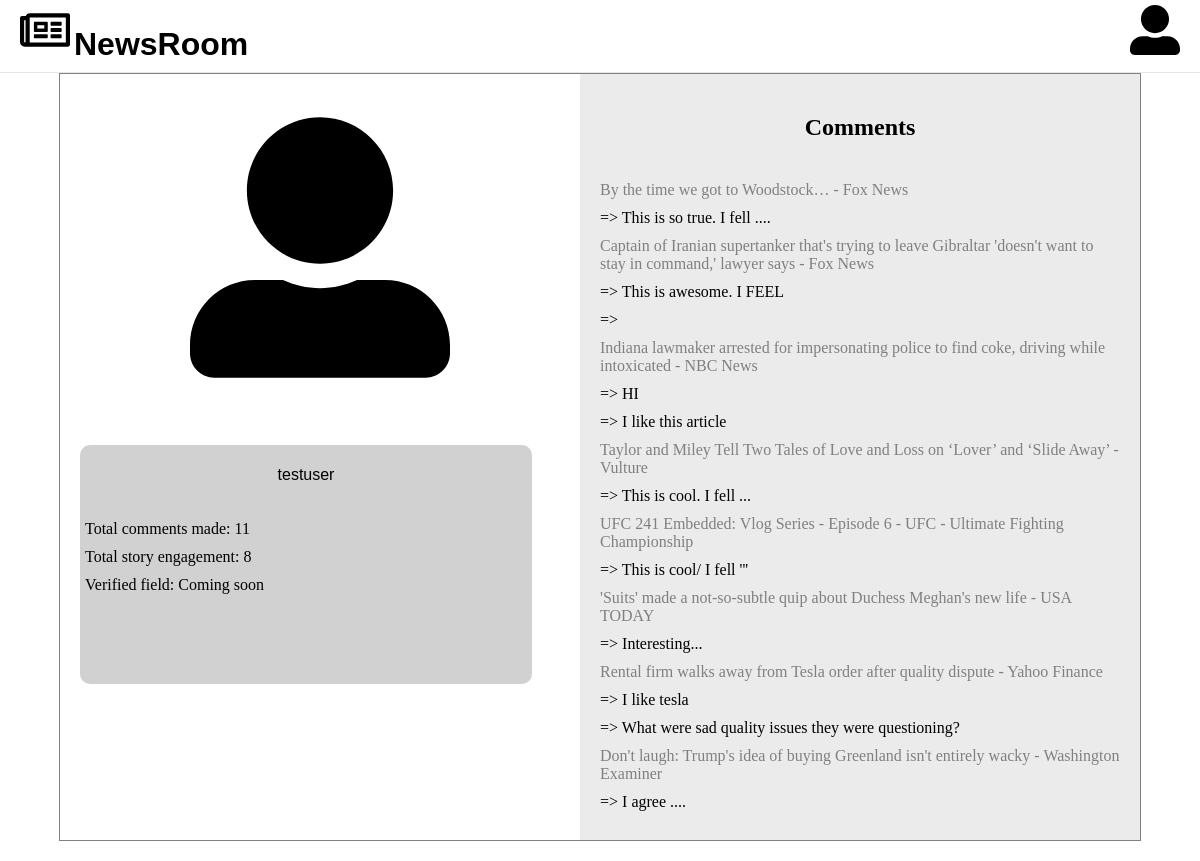
The app's page /profile/ (signed in) with its own data.
### blog/models.py (models this page shows, shortened)
class NewsRoom(models.Model):
    title = models.TextField(default="Unknown source", null=True)
    post = models.TextField(default="A Comment..", null=True)
    image = models.TextField(default="Image url", null=True)
    url = models.TextField(default="#", null=True)
    source = models.TextField(default="Unknown source", null=True)
    def __str__(self):
        return self.title

class Comment(models.Model):
    news = models.ForeignKey(NewsRoom, on_delete=models.CASCADE, null=True)
    name = models.ForeignKey(User, on_delete=models.CASCADE, null=True)
    comment = models.TextField(default="posts")

### blog/views.py (the view)
# urls.py: path('profile/', login_required(views.ProfileView.as_view()), name = 'profile'),
class ProfileView(TemplateView):
    def get (self, request):
        if not request.user.is_authenticated:
            return HttpResponseRedirect(reverse_lazy('login'))
        user = request.user
        if request.GET.get('user') is not None:
            username = request.GET.get('user')
            user = User.objects.filter(username = username).first()
        comments = Comment.objects.filter(name = user)
        commentsNum = len(comments)
        stories = {}
        for comment in comments:
            if comment.news in stories:
                stories[comment.news].append(comment.comment)
            else:
                stories[comment.news] = [comment.comment]
        storiesNum = len(stories)
        return render(request, 'static/profile.html', {"user": user, "storiesNum" : storiesNum, "commentsNum" :  commentsNum, "stories" : stories})

### blog/templates/static/profile.html (shortened to what this page needs)
{% load static%}
<!DOCTYPE html>
    <html>
    <head>
    <link rel="stylesheet" href="{%static 'css/header.css' %}">
    <link rel="stylesheet" href="{%static 'css/profile.css' %}">
    </head>
    <body>
        <div class="header">
            <a class="left" href="{% url 'home' %}">
                <img src="{%static 'img/newsroom.svg' %}" class="icon "alt="">
                <h1>NewsRoom</h1>
            </a>
            <div class="right">
                <a href="{% url 'profile' %}">
                    <img src="{%static 'img/profile.svg' %}" class="icon" alt="">
                </a>
            </div>
        </div>
        <div class="profile">
            <div class="profileinfo">
                <img src="{% static 'img/profile.svg' %%}" alt="" class="profileimage">
                <div class="info">
                    <p id="name">{{user.username}}</p>
                    <ul>
                        <li>Total comments made: {{commentsNum}}</li>
                        <li>Total story engagement: {{storiesNum}}</li>
                        <li>Verified field: Coming soon</li>
                    </ul>
                </div>
            </div>
            <div class="chatinfo">
                <h2>Comments</h2>
                <ul>
                    {% for story, comments in stories.items %}
                        <li><a id="story" href="{% url 'chatroom' %}?news={{story.title}}">{{story}}</a></li>
                        {% for comment in comments %}
                            <li>=> <a href = "{% url 'profile' %}?user={{user.username}}">{{comment}}</a></li>
                        {% endfor %}
                    {% endfor %}
                </ul>
            </div>
        </div>
    </body>
</html>

### blog/static/css/header.css (style rules this page uses)
body,html { width: 100%; height: 100%; margin: 0; text-align: center; }
.header { background-color: #fff; border-bottom: 1px solid rgba(0,0,0,.0975); display: flex; position: relative; width: 100%; z-index: 1; -webkit-transition: height .2s ease-in-out; transition: height .2s ease-in-out; height: 67px; text-align: left; padding-top: 5px; }
.left { width: 80%; display: block; padding-left: 20px; text-align: left; }
.right { width: 20%; padding-right: 20px; text-align: right; }
h1 { color: black; display: inline; font-family: 'Gill Sans', 'Gill Sans MT', Calibri, 'Trebuchet MS', sans-serif; }
.icon { height: 50px; width: 50px; }
a { text-decoration: none; color: black; }

### blog/static/css/profile.css (style rules this page uses)
.profile { display: flex; height: 89%; width: 90%; margin: auto; border: 1px solid grey; }
.profileinfo { width: 50%; background: #fff; }
.profileimage { padding: 20px; width: 50%; height: 40%; }
.info { margin: 20px; width: 85%; height: 30%; border-radius: 10px; padding: 5px; background: #8080805c; }
#name { font-weight: 500; font-family: 'Gill Sans', 'Gill Sans MT', Calibri, 'Trebuchet MS', sans-serif; }
ul { text-align: left; list-style: none; padding-left: 0; padding-top: 10px; }
li { padding-top: 10px; }
.chatinfo { width: 50%; padding: 20px; background: #80808029; overflow-y: scroll; }
#story { color: grey; }

### records on screen
NewsRoom: title "By the time we got to Woodstock… - Fox News"
Comment: comments "This is so true. I fell ...."
NewsRoom: title "Captain of Iranian supertanker that's trying to leave Gibraltar 'doesn't want to stay in command,' lawyer says - Fox News"
Comment: comments "This is awesome. I FEEL"
NewsRoom: title "Indiana lawmaker arrested for impersonating police to find coke, driving while intoxicated - NBC News"
Comment: comments "HI"
Comment: comments "I like this article"
NewsRoom: title "Taylor and Miley Tell Two Tales of Love and Loss on ‘Lover’ and ‘Slide Away’ - Vulture"
Comment: comments "This is cool. I fell ..."
NewsRoom: title "UFC 241 Embedded: Vlog Series - Episode 6 - UFC - Ultimate Fighting Championship"
Comment: comments "This is cool/ I fell '''"
NewsRoom: title "'Suits' made a not-so-subtle quip about Duchess Meghan's new life - USA TODAY"
Comment: comments "Interesting..."
NewsRoom: title "Rental firm walks away from Tesla order after quality dispute - Yahoo Finance"
Comment: comments "I like tesla"
Comment: comments "What were sad quality issues they were questioning?"
NewsRoom: title "Don't laugh: Trump's idea of buying Greenland isn't entirely wacky - Washington Examiner"
Comment: comments "I agree ...."

### other values on screen
{{ user.username }} "testuser"
{{ commentsNum }} "11"
{{ storiesNum }} "8"
